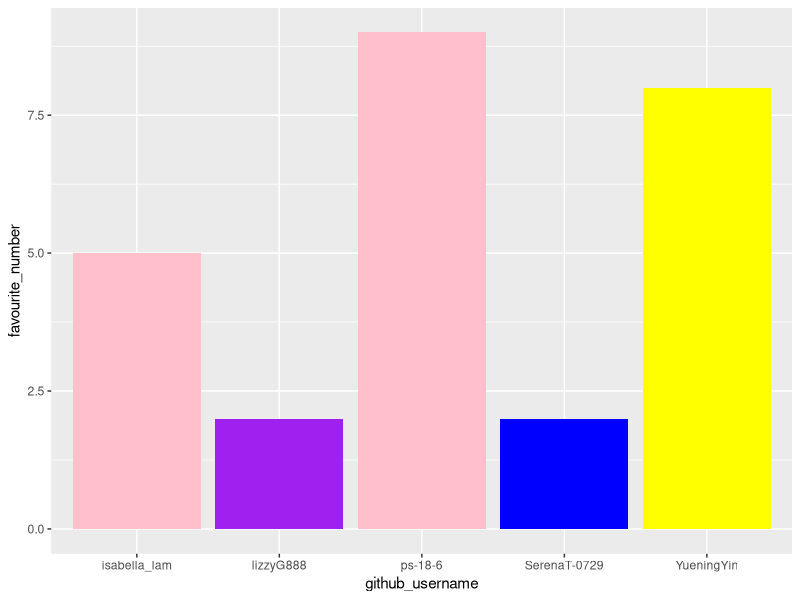

This chart was generated by the following R code:
## ---- chunk 1
library(tidyverse) 
## ---- chunk 2
team_data <- tibble(
  name = c("Bari", "Lizzy", "Bella", 
           "Serena", "Goys"),
  github_username = c("ps-18-6", "lizzyG888", "isabella_lam", 
                      "SerenaT-0729", "YueningYin"), 
  colour = c("pink", "purple", "pink", 
             "blue", "yellow"),
  hobby = c("watching TV", "gaming", "piano", 
            "drawing", "dancing"),
  favourite_number = c(9, 2, 5, 2, 8)
  )

team_data
## ---- chunk 3
p1 <- ggplot(data = team_data, 
             mapping = aes(x = github_username, 
                           y = favourite_number,
                           fill = colour), 
             ) +
   geom_col() +
   scale_fill_identity()
p1
